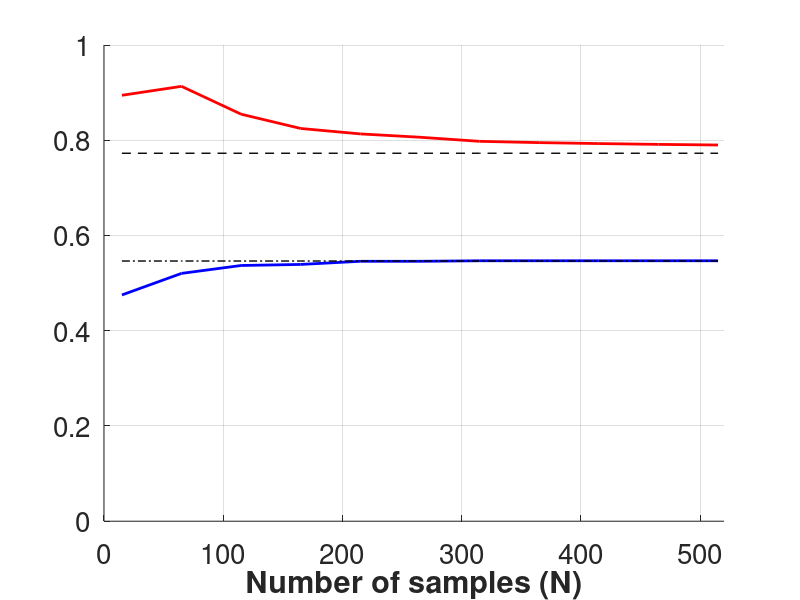

Here is the MATLAB script that generated this plot: (Note: this script raises an error after producing the figure.)
close all;
delta=[0.8036 0.8058 0.8900 0.9249 0.9493 0.9575 0.9695 0.9728 0.9754 0.9774 0.9790];

lb=[0.4751 0.5204 0.5370 0.5392 0.5458 0.5458 0.5469 0.5469 0.5469 0.5469 0.5469];

ub=[0.8944 0.9132 0.8547 0.8247 0.8133 0.8063 0.7977 0.7950 0.7930 0.7913 0.7900];

points=[15:50:515];
set(gca,'FontSize',20)

a=0.7727*ones(1,11);
b=1/sqrt(2)*a;
hold on
grid on
plot(points,lb,'b','LineWidth',2)
plot(points,ub,'r','LineWidth',2)
plot(points,a,'--k','LineWidth',1)
plot(points,b,'-.k','LineWidth',1)
ylim([0 1]);
xlim([0 520]);



xlabel('Number of samples (N)','FontWeight','bold')

h_legend = legend('Lower Bound','Upper bound','\rho','\rho / \surd n','Interpreter','latex','FontSize')
set(h_legend,'FontSize',20);
%legend('\sqrt{n}','Interpreter','latex')
%ylabel('Bounds','FontWeight','bold')
